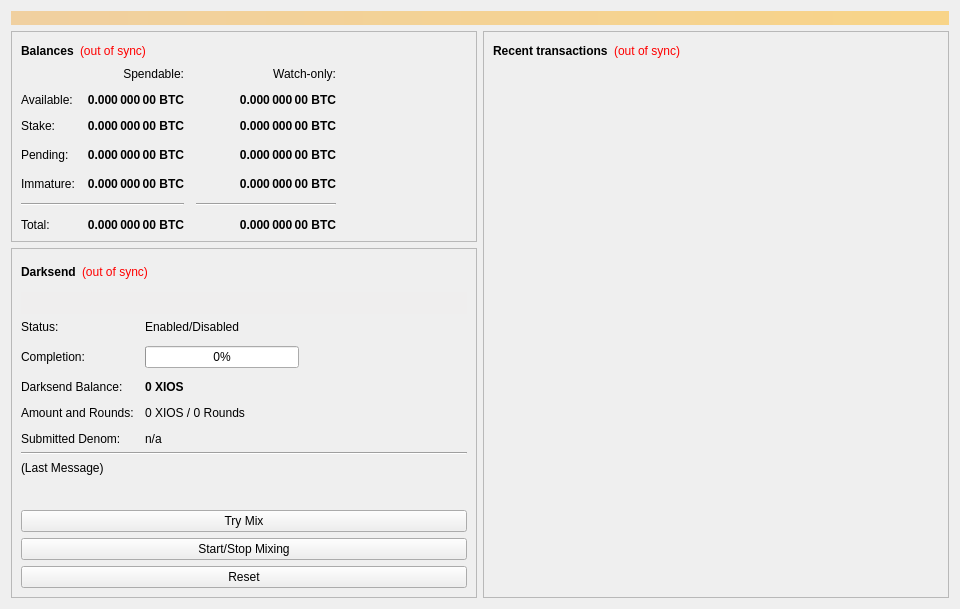
<?xml version="1.0" encoding="UTF-8"?>
<ui version="4.0">
 <class>OverviewPage</class>
 <widget class="QWidget" name="OverviewPage">
  <property name="geometry">
   <rect>
    <x>0</x>
    <y>0</y>
    <width>960</width>
    <height>594</height>
   </rect>
  </property>
  <property name="minimumSize">
   <size>
    <width>960</width>
    <height>0</height>
   </size>
  </property>
  <property name="windowTitle">
   <string>Form</string>
  </property>
  <layout class="QVBoxLayout" name="topLayout">
   <item>
    <widget class="QLabel" name="labelAlerts">
     <property name="visible">
      <bool>false</bool>
     </property>
     <property name="styleSheet">
      <string notr="true">background-color: qlineargradient(x1: 0, y1: 0, x2: 1, y2: 0, stop:0 #F0D0A0, stop:1 #F8D488); color:#000000;</string>
     </property>
     <property name="wordWrap">
      <bool>true</bool>
     </property>
     <property name="margin">
      <number>3</number>
     </property>
    </widget>
   </item>
   <item>
    <layout class="QHBoxLayout" name="horizontalLayout" stretch="1,1">
     <item>
      <layout class="QVBoxLayout" name="verticalLayout_2">
       <item>
        <widget class="QFrame" name="frame">
         <property name="frameShape">
          <enum>QFrame::StyledPanel</enum>
         </property>
         <property name="frameShadow">
          <enum>QFrame::Raised</enum>
         </property>
         <layout class="QVBoxLayout" name="verticalLayout_4">
          <item>
           <layout class="QHBoxLayout" name="horizontalLayout_4">
            <item>
             <widget class="QLabel" name="label_5">
              <property name="font">
               <font>
                <weight>75</weight>
                <bold>true</bold>
               </font>
              </property>
              <property name="text">
               <string>Balances</string>
              </property>
             </widget>
            </item>
            <item>
             <widget class="QLabel" name="labelWalletStatus">
              <property name="cursor">
               <cursorShape>WhatsThisCursor</cursorShape>
              </property>
              <property name="toolTip">
               <string>The displayed information may be out of date. Your wallet automatically synchronizes with the XIOS network after a connection is established, but this process has not completed yet.</string>
              </property>
              <property name="styleSheet">
               <string notr="true">QLabel { color: red; }</string>
              </property>
              <property name="text">
               <string notr="true">(out of sync)</string>
              </property>
              <property name="alignment">
               <set>Qt::AlignLeading|Qt::AlignLeft|Qt::AlignVCenter</set>
              </property>
             </widget>
            </item>
            <item>
             <spacer name="horizontalSpacer_3">
              <property name="orientation">
               <enum>Qt::Horizontal</enum>
              </property>
              <property name="sizeHint" stdset="0">
               <size>
                <width>40</width>
                <height>20</height>
               </size>
              </property>
             </spacer>
            </item>
           </layout>
          </item>
          <item>
           <layout class="QGridLayout" name="gridLayout">
            <property name="spacing">
             <number>12</number>
            </property>
            <item row="3" column="2">
             <widget class="QLabel" name="labelWatchPending">
              <property name="font">
               <font>
                <weight>75</weight>
                <bold>true</bold>
               </font>
              </property>
              <property name="cursor">
               <cursorShape>IBeamCursor</cursorShape>
              </property>
              <property name="toolTip">
               <string>Unconfirmed transactions to watch-only addresses</string>
              </property>
              <property name="text">
               <string notr="true">0.000 000 00 BTC</string>
              </property>
              <property name="alignment">
               <set>Qt::AlignRight|Qt::AlignTrailing|Qt::AlignVCenter</set>
              </property>
              <property name="textInteractionFlags">
               <set>Qt::LinksAccessibleByMouse|Qt::TextSelectableByKeyboard|Qt::TextSelectableByMouse</set>
              </property>
             </widget>
            </item>
            <item row="3" column="1">
             <widget class="QLabel" name="labelUnconfirmed">
              <property name="font">
               <font>
                <weight>75</weight>
                <bold>true</bold>
               </font>
              </property>
              <property name="cursor">
               <cursorShape>IBeamCursor</cursorShape>
              </property>
              <property name="toolTip">
               <string>Total of transactions that have yet to be confirmed, and do not yet count toward the spendable balance</string>
              </property>
              <property name="text">
               <string notr="true">0.000 000 00 BTC</string>
              </property>
              <property name="alignment">
               <set>Qt::AlignRight|Qt::AlignTrailing|Qt::AlignVCenter</set>
              </property>
              <property name="textInteractionFlags">
               <set>Qt::LinksAccessibleByMouse|Qt::TextSelectableByKeyboard|Qt::TextSelectableByMouse</set>
              </property>
             </widget>
            </item>
            <item row="4" column="2">
             <widget class="QLabel" name="labelWatchImmature">
              <property name="font">
               <font>
                <weight>75</weight>
                <bold>true</bold>
               </font>
              </property>
              <property name="cursor">
               <cursorShape>IBeamCursor</cursorShape>
              </property>
              <property name="toolTip">
               <string>Mined balance in watch-only addresses that has not yet matured</string>
              </property>
              <property name="text">
               <string notr="true">0.000 000 00 BTC</string>
              </property>
              <property name="alignment">
               <set>Qt::AlignRight|Qt::AlignTrailing|Qt::AlignVCenter</set>
              </property>
              <property name="textInteractionFlags">
               <set>Qt::LinksAccessibleByMouse|Qt::TextSelectableByKeyboard|Qt::TextSelectableByMouse</set>
              </property>
             </widget>
            </item>
            <item row="5" column="0" colspan="2">
             <widget class="Line" name="lineSpendableBalance">
              <property name="orientation">
               <enum>Qt::Horizontal</enum>
              </property>
             </widget>
            </item>
            <item row="5" column="2">
             <widget class="Line" name="lineWatchBalance">
              <property name="sizePolicy">
               <sizepolicy hsizetype="Preferred" vsizetype="Fixed">
                <horstretch>0</horstretch>
                <verstretch>0</verstretch>
               </sizepolicy>
              </property>
              <property name="minimumSize">
               <size>
                <width>140</width>
                <height>0</height>
               </size>
              </property>
              <property name="orientation">
               <enum>Qt::Horizontal</enum>
              </property>
             </widget>
            </item>
            <item row="6" column="0">
             <widget class="QLabel" name="labelTotalText">
              <property name="text">
               <string>Total:</string>
              </property>
             </widget>
            </item>
            <item row="4" column="1">
             <widget class="QLabel" name="labelImmature">
              <property name="font">
               <font>
                <weight>75</weight>
                <bold>true</bold>
               </font>
              </property>
              <property name="cursor">
               <cursorShape>IBeamCursor</cursorShape>
              </property>
              <property name="toolTip">
               <string>Mined balance that has not yet matured</string>
              </property>
              <property name="text">
               <string notr="true">0.000 000 00 BTC</string>
              </property>
              <property name="alignment">
               <set>Qt::AlignRight|Qt::AlignTrailing|Qt::AlignVCenter</set>
              </property>
              <property name="textInteractionFlags">
               <set>Qt::LinksAccessibleByMouse|Qt::TextSelectableByKeyboard|Qt::TextSelectableByMouse</set>
              </property>
             </widget>
            </item>
            <item row="3" column="3">
             <spacer name="horizontalSpacer_2">
              <property name="orientation">
               <enum>Qt::Horizontal</enum>
              </property>
              <property name="sizeHint" stdset="0">
               <size>
                <width>40</width>
                <height>20</height>
               </size>
              </property>
             </spacer>
            </item>
            <item row="4" column="0">
             <widget class="QLabel" name="labelImmatureText">
              <property name="text">
               <string>Immature:</string>
              </property>
             </widget>
            </item>
            <item row="6" column="1">
             <widget class="QLabel" name="labelTotal">
              <property name="font">
               <font>
                <weight>75</weight>
                <bold>true</bold>
               </font>
              </property>
              <property name="cursor">
               <cursorShape>IBeamCursor</cursorShape>
              </property>
              <property name="toolTip">
               <string>Your current total balance</string>
              </property>
              <property name="text">
               <string notr="true">0.000 000 00 BTC</string>
              </property>
              <property name="alignment">
               <set>Qt::AlignRight|Qt::AlignTrailing|Qt::AlignVCenter</set>
              </property>
              <property name="textInteractionFlags">
               <set>Qt::LinksAccessibleByMouse|Qt::TextSelectableByKeyboard|Qt::TextSelectableByMouse</set>
              </property>
             </widget>
            </item>
            <item row="6" column="2">
             <widget class="QLabel" name="labelWatchTotal">
              <property name="font">
               <font>
                <weight>75</weight>
                <bold>true</bold>
               </font>
              </property>
              <property name="cursor">
               <cursorShape>IBeamCursor</cursorShape>
              </property>
              <property name="toolTip">
               <string>Current total balance in watch-only addresses</string>
              </property>
              <property name="text">
               <string notr="true">0.000 000 00 BTC</string>
              </property>
              <property name="alignment">
               <set>Qt::AlignRight|Qt::AlignTrailing|Qt::AlignVCenter</set>
              </property>
              <property name="textInteractionFlags">
               <set>Qt::LinksAccessibleByMouse|Qt::TextSelectableByKeyboard|Qt::TextSelectableByMouse</set>
              </property>
             </widget>
            </item>
            <item row="0" column="2">
             <widget class="QLabel" name="labelWatchonly">
              <property name="text">
               <string>Watch-only:</string>
              </property>
              <property name="alignment">
               <set>Qt::AlignRight|Qt::AlignTrailing|Qt::AlignVCenter</set>
              </property>
             </widget>
            </item>
            <item row="1" column="0">
             <widget class="QLabel" name="labelBalanceText">
              <property name="text">
               <string>Available:</string>
              </property>
             </widget>
            </item>
            <item row="1" column="1">
             <widget class="QLabel" name="labelBalance">
              <property name="font">
               <font>
                <weight>75</weight>
                <bold>true</bold>
               </font>
              </property>
              <property name="cursor">
               <cursorShape>IBeamCursor</cursorShape>
              </property>
              <property name="toolTip">
               <string>Your current spendable balance</string>
              </property>
              <property name="text">
               <string notr="true">0.000 000 00 BTC</string>
              </property>
              <property name="alignment">
               <set>Qt::AlignRight|Qt::AlignTrailing|Qt::AlignVCenter</set>
              </property>
              <property name="textInteractionFlags">
               <set>Qt::LinksAccessibleByMouse|Qt::TextSelectableByKeyboard|Qt::TextSelectableByMouse</set>
              </property>
             </widget>
            </item>
            <item row="2" column="0">
             <widget class="QLabel" name="label_10">
              <property name="text">
               <string>Stake:</string>
              </property>
             </widget>
            </item>
            <item row="2" column="1">
             <widget class="QLabel" name="labelStake">
              <property name="font">
               <font>
                <weight>75</weight>
                <bold>true</bold>
               </font>
              </property>
              <property name="cursor">
               <cursorShape>IBeamCursor</cursorShape>
              </property>
              <property name="toolTip">
               <string>Total of coins that was staked, and do not yet count toward the current balance</string>
              </property>
              <property name="text">
               <string notr="true">0.000 000 00 BTC</string>
              </property>
              <property name="alignment">
               <set>Qt::AlignRight|Qt::AlignTrailing|Qt::AlignVCenter</set>
              </property>
              <property name="textInteractionFlags">
               <set>Qt::LinksAccessibleByMouse|Qt::TextSelectableByKeyboard|Qt::TextSelectableByMouse</set>
              </property>
             </widget>
            </item>
            <item row="2" column="2">
             <widget class="QLabel" name="labelWatchStake">
              <property name="font">
               <font>
                <weight>75</weight>
                <bold>true</bold>
               </font>
              </property>
              <property name="cursor">
               <cursorShape>IBeamCursor</cursorShape>
              </property>
              <property name="toolTip">
               <string>Total of coins that was staked in watch-only addresses, and do not yet count toward the current watch-only balance</string>
              </property>
              <property name="text">
               <string notr="true">0.000 000 00 BTC</string>
              </property>
              <property name="alignment">
               <set>Qt::AlignRight|Qt::AlignTrailing|Qt::AlignVCenter</set>
              </property>
              <property name="textInteractionFlags">
               <set>Qt::LinksAccessibleByMouse|Qt::TextSelectableByKeyboard|Qt::TextSelectableByMouse</set>
              </property>
             </widget>
            </item>
            <item row="1" column="2">
             <widget class="QLabel" name="labelWatchAvailable">
              <property name="font">
               <font>
                <weight>75</weight>
                <bold>true</bold>
               </font>
              </property>
              <property name="cursor">
               <cursorShape>IBeamCursor</cursorShape>
              </property>
              <property name="toolTip">
               <string>Your current balance in watch-only addresses</string>
              </property>
              <property name="text">
               <string notr="true">0.000 000 00 BTC</string>
              </property>
              <property name="alignment">
               <set>Qt::AlignRight|Qt::AlignTrailing|Qt::AlignVCenter</set>
              </property>
              <property name="textInteractionFlags">
               <set>Qt::LinksAccessibleByMouse|Qt::TextSelectableByKeyboard|Qt::TextSelectableByMouse</set>
              </property>
             </widget>
            </item>
            <item row="3" column="0">
             <widget class="QLabel" name="labelPendingText">
              <property name="text">
               <string>Pending:</string>
              </property>
             </widget>
            </item>
            <item row="0" column="1">
             <widget class="QLabel" name="labelSpendable">
              <property name="text">
               <string>Spendable:</string>
              </property>
              <property name="alignment">
               <set>Qt::AlignRight|Qt::AlignTrailing|Qt::AlignVCenter</set>
              </property>
             </widget>
            </item>
           </layout>
          </item>
         </layout>
        </widget>
       </item>
       <item>
        <widget class="QFrame" name="frameDarksend">
         <property name="sizePolicy">
          <sizepolicy hsizetype="Expanding" vsizetype="Expanding">
           <horstretch>0</horstretch>
           <verstretch>0</verstretch>
          </sizepolicy>
         </property>
         <property name="minimumSize">
          <size>
           <width>0</width>
           <height>350</height>
          </size>
         </property>
         <property name="layoutDirection">
          <enum>Qt::LeftToRight</enum>
         </property>
         <property name="frameShape">
          <enum>QFrame::StyledPanel</enum>
         </property>
         <property name="frameShadow">
          <enum>QFrame::Raised</enum>
         </property>
         <layout class="QVBoxLayout" name="verticalLayout_5">
          <item>
           <layout class="QHBoxLayout" name="horizontalLayout_5">
            <item>
             <widget class="QLabel" name="label_2">
              <property name="font">
               <font>
                <weight>75</weight>
                <bold>true</bold>
               </font>
              </property>
              <property name="text">
               <string>Darksend</string>
              </property>
             </widget>
            </item>
            <item>
             <widget class="QLabel" name="labelDarksendSyncStatus">
              <property name="toolTip">
               <string>The displayed information may be out of date. Your wallet automatically synchronizes with the XIOS network after a connection is established, but this process has not completed yet.</string>
              </property>
              <property name="styleSheet">
               <string notr="true">QLabel { color: red; }</string>
              </property>
              <property name="text">
               <string notr="true">(out of sync)</string>
              </property>
              <property name="alignment">
               <set>Qt::AlignLeading|Qt::AlignLeft|Qt::AlignVCenter</set>
              </property>
             </widget>
            </item>
            <item>
             <spacer name="horizontalSpacer_4">
              <property name="orientation">
               <enum>Qt::Horizontal</enum>
              </property>
              <property name="sizeHint" stdset="0">
               <size>
                <width>40</width>
                <height>20</height>
               </size>
              </property>
             </spacer>
            </item>
           </layout>
          </item>
          <item>
           <widget class="QPushButton" name="runAutoDenom">
            <property name="palette">
             <palette>
              <active>
               <colorrole role="WindowText">
                <brush brushstyle="SolidPattern">
                 <color alpha="255">
                  <red>0</red>
                  <green>0</green>
                  <blue>0</blue>
                 </color>
                </brush>
               </colorrole>
               <colorrole role="Button">
                <brush brushstyle="SolidPattern">
                 <color alpha="255">
                  <red>239</red>
                  <green>238</green>
                  <blue>238</blue>
                 </color>
                </brush>
               </colorrole>
               <colorrole role="Light">
                <brush brushstyle="SolidPattern">
                 <color alpha="255">
                  <red>255</red>
                  <green>255</green>
                  <blue>255</blue>
                 </color>
                </brush>
               </colorrole>
               <colorrole role="Midlight">
                <brush brushstyle="SolidPattern">
                 <color alpha="255">
                  <red>247</red>
                  <green>246</green>
                  <blue>246</blue>
                 </color>
                </brush>
               </colorrole>
               <colorrole role="Dark">
                <brush brushstyle="SolidPattern">
                 <color alpha="255">
                  <red>119</red>
                  <green>119</green>
                  <blue>119</blue>
                 </color>
                </brush>
               </colorrole>
               <colorrole role="Mid">
                <brush brushstyle="SolidPattern">
                 <color alpha="255">
                  <red>159</red>
                  <green>159</green>
                  <blue>159</blue>
                 </color>
                </brush>
               </colorrole>
               <colorrole role="Text">
                <brush brushstyle="SolidPattern">
                 <color alpha="255">
                  <red>0</red>
                  <green>0</green>
                  <blue>0</blue>
                 </color>
                </brush>
               </colorrole>
               <colorrole role="BrightText">
                <brush brushstyle="SolidPattern">
                 <color alpha="255">
                  <red>255</red>
                  <green>255</green>
                  <blue>255</blue>
                 </color>
                </brush>
               </colorrole>
               <colorrole role="ButtonText">
                <brush brushstyle="SolidPattern">
                 <color alpha="255">
                  <red>0</red>
                  <green>0</green>
                  <blue>0</blue>
                 </color>
                </brush>
               </colorrole>
               <colorrole role="Base">
                <brush brushstyle="SolidPattern">
                 <color alpha="255">
                  <red>255</red>
                  <green>255</green>
                  <blue>255</blue>
                 </color>
                </brush>
               </colorrole>
               <colorrole role="Window">
                <brush brushstyle="SolidPattern">
                 <color alpha="255">
                  <red>239</red>
                  <green>238</green>
                  <blue>238</blue>
                 </color>
                </brush>
               </colorrole>
               <colorrole role="Shadow">
                <brush brushstyle="SolidPattern">
                 <color alpha="255">
                  <red>0</red>
                  <green>0</green>
                  <blue>0</blue>
                 </color>
                </brush>
               </colorrole>
               <colorrole role="AlternateBase">
                <brush brushstyle="SolidPattern">
                 <color alpha="255">
                  <red>247</red>
                  <green>246</green>
                  <blue>246</blue>
                 </color>
                </brush>
               </colorrole>
               <colorrole role="ToolTipBase">
                <brush brushstyle="SolidPattern">
                 <color alpha="255">
                  <red>255</red>
                  <green>255</green>
                  <blue>220</blue>
                 </color>
                </brush>
               </colorrole>
               <colorrole role="ToolTipText">
                <brush brushstyle="SolidPattern">
                 <color alpha="255">
                  <red>0</red>
                  <green>0</green>
                  <blue>0</blue>
                 </color>
                </brush>
               </colorrole>
              </active>
              <inactive>
               <colorrole role="WindowText">
                <brush brushstyle="SolidPattern">
                 <color alpha="255">
                  <red>0</red>
                  <green>0</green>
                  <blue>0</blue>
                 </color>
                </brush>
               </colorrole>
               <colorrole role="Button">
                <brush brushstyle="SolidPattern">
                 <color alpha="255">
                  <red>239</red>
                  <green>238</green>
                  <blue>238</blue>
                 </color>
                </brush>
               </colorrole>
               <colorrole role="Light">
                <brush brushstyle="SolidPattern">
                 <color alpha="255">
                  <red>255</red>
                  <green>255</green>
                  <blue>255</blue>
                 </color>
                </brush>
               </colorrole>
               <colorrole role="Midlight">
                <brush brushstyle="SolidPattern">
                 <color alpha="255">
                  <red>247</red>
                  <green>246</green>
                  <blue>246</blue>
                 </color>
                </brush>
               </colorrole>
               <colorrole role="Dark">
                <brush brushstyle="SolidPattern">
                 <color alpha="255">
                  <red>119</red>
                  <green>119</green>
                  <blue>119</blue>
                 </color>
                </brush>
               </colorrole>
               <colorrole role="Mid">
                <brush brushstyle="SolidPattern">
                 <color alpha="255">
                  <red>159</red>
                  <green>159</green>
                  <blue>159</blue>
                 </color>
                </brush>
               </colorrole>
               <colorrole role="Text">
                <brush brushstyle="SolidPattern">
                 <color alpha="255">
                  <red>0</red>
                  <green>0</green>
                  <blue>0</blue>
                 </color>
                </brush>
               </colorrole>
               <colorrole role="BrightText">
                <brush brushstyle="SolidPattern">
                 <color alpha="255">
                  <red>255</red>
                  <green>255</green>
                  <blue>255</blue>
                 </color>
                </brush>
               </colorrole>
               <colorrole role="ButtonText">
                <brush brushstyle="SolidPattern">
                 <color alpha="255">
                  <red>0</red>
                  <green>0</green>
                  <blue>0</blue>
                 </color>
                </brush>
               </colorrole>
               <colorrole role="Base">
                <brush brushstyle="SolidPattern">
                 <color alpha="255">
                  <red>255</red>
                  <green>255</green>
                  <blue>255</blue>
                 </color>
                </brush>
               </colorrole>
               <colorrole role="Window">
                <brush brushstyle="SolidPattern">
                 <color alpha="255">
                  <red>239</red>
                  <green>238</green>
                  <blue>238</blue>
                 </color>
                </brush>
               </colorrole>
               <colorrole role="Shadow">
                <brush brushstyle="SolidPattern">
                 <color alpha="255">
                  <red>0</red>
                  <green>0</green>
                  <blue>0</blue>
                 </color>
                </brush>
               </colorrole>
               <colorrole role="AlternateBase">
                <brush brushstyle="SolidPattern">
                 <color alpha="255">
                  <red>247</red>
                  <green>246</green>
                  <blue>246</blue>
                 </color>
                </brush>
               </colorrole>
               <colorrole role="ToolTipBase">
                <brush brushstyle="SolidPattern">
                 <color alpha="255">
                  <red>255</red>
                  <green>255</green>
                  <blue>220</blue>
                 </color>
                </brush>
               </colorrole>
               <colorrole role="ToolTipText">
                <brush brushstyle="SolidPattern">
                 <color alpha="255">
                  <red>0</red>
                  <green>0</green>
                  <blue>0</blue>
                 </color>
                </brush>
               </colorrole>
              </inactive>
              <disabled>
               <colorrole role="WindowText">
                <brush brushstyle="SolidPattern">
                 <color alpha="255">
                  <red>119</red>
                  <green>119</green>
                  <blue>119</blue>
                 </color>
                </brush>
               </colorrole>
               <colorrole role="Button">
                <brush brushstyle="SolidPattern">
                 <color alpha="255">
                  <red>239</red>
                  <green>238</green>
                  <blue>238</blue>
                 </color>
                </brush>
               </colorrole>
               <colorrole role="Light">
                <brush brushstyle="SolidPattern">
                 <color alpha="255">
                  <red>255</red>
                  <green>255</green>
                  <blue>255</blue>
                 </color>
                </brush>
               </colorrole>
               <colorrole role="Midlight">
                <brush brushstyle="SolidPattern">
                 <color alpha="255">
                  <red>247</red>
                  <green>246</green>
                  <blue>246</blue>
                 </color>
                </brush>
               </colorrole>
               <colorrole role="Dark">
                <brush brushstyle="SolidPattern">
                 <color alpha="255">
                  <red>119</red>
                  <green>119</green>
                  <blue>119</blue>
                 </color>
                </brush>
               </colorrole>
               <colorrole role="Mid">
                <brush brushstyle="SolidPattern">
                 <color alpha="255">
                  <red>159</red>
                  <green>159</green>
                  <blue>159</blue>
                 </color>
                </brush>
               </colorrole>
               <colorrole role="Text">
                <brush brushstyle="SolidPattern">
                 <color alpha="255">
                  <red>119</red>
                  <green>119</green>
                  <blue>119</blue>
                 </color>
                </brush>
               </colorrole>
               <colorrole role="BrightText">
                <brush brushstyle="SolidPattern">
                 <color alpha="255">
                  <red>255</red>
                  <green>255</green>
                  <blue>255</blue>
                 </color>
                </brush>
               </colorrole>
               <colorrole role="ButtonText">
                <brush brushstyle="SolidPattern">
                 <color alpha="255">
                  <red>119</red>
                  <green>119</green>
                  <blue>119</blue>
                 </color>
                </brush>
               </colorrole>
               <colorrole role="Base">
                <brush brushstyle="SolidPattern">
                 <color alpha="255">
                  <red>239</red>
                  <green>238</green>
                  <blue>238</blue>
                 </color>
                </brush>
               </colorrole>
               <colorrole role="Window">
                <brush brushstyle="SolidPattern">
                 <color alpha="255">
                  <red>239</red>
                  <green>238</green>
                  <blue>238</blue>
                 </color>
                </brush>
               </colorrole>
               <colorrole role="Shadow">
                <brush brushstyle="SolidPattern">
                 <color alpha="255">
                  <red>0</red>
                  <green>0</green>
                  <blue>0</blue>
                 </color>
                </brush>
               </colorrole>
               <colorrole role="AlternateBase">
                <brush brushstyle="SolidPattern">
                 <color alpha="255">
                  <red>239</red>
                  <green>238</green>
                  <blue>238</blue>
                 </color>
                </brush>
               </colorrole>
               <colorrole role="ToolTipBase">
                <brush brushstyle="SolidPattern">
                 <color alpha="255">
                  <red>255</red>
                  <green>255</green>
                  <blue>220</blue>
                 </color>
                </brush>
               </colorrole>
               <colorrole role="ToolTipText">
                <brush brushstyle="SolidPattern">
                 <color alpha="255">
                  <red>0</red>
                  <green>0</green>
                  <blue>0</blue>
                 </color>
                </brush>
               </colorrole>
              </disabled>
             </palette>
            </property>
            <property name="focusPolicy">
             <enum>Qt::NoFocus</enum>
            </property>
            <property name="autoFillBackground">
             <bool>true</bool>
            </property>
            <property name="text">
             <string/>
            </property>
            <property name="flat">
             <bool>true</bool>
            </property>
           </widget>
          </item>
          <item>
           <layout class="QFormLayout" name="formLayout">
            <property name="fieldGrowthPolicy">
             <enum>QFormLayout::AllNonFixedFieldsGrow</enum>
            </property>
            <property name="horizontalSpacing">
             <number>11</number>
            </property>
            <property name="verticalSpacing">
             <number>12</number>
            </property>
            <item row="0" column="0">
             <widget class="QLabel" name="label_6">
              <property name="text">
               <string>Status:</string>
              </property>
             </widget>
            </item>
            <item row="1" column="0">
             <widget class="QLabel" name="label_7">
              <property name="text">
               <string>Completion:</string>
              </property>
             </widget>
            </item>
            <item row="1" column="1">
             <widget class="QProgressBar" name="darksendProgress">
              <property name="maximumSize">
               <size>
                <width>154</width>
                <height>16777215</height>
               </size>
              </property>
              <property name="value">
               <number>0</number>
              </property>
             </widget>
            </item>
            <item row="3" column="0">
             <widget class="QLabel" name="labelAnonymizedText">
              <property name="text">
               <string>Darksend Balance:</string>
              </property>
             </widget>
            </item>
            <item row="3" column="1">
             <widget class="QLabel" name="labelAnonymized">
              <property name="font">
               <font>
                <weight>75</weight>
                <bold>true</bold>
               </font>
              </property>
              <property name="text">
               <string notr="true">0 XIOS</string>
              </property>
             </widget>
            </item>
            <item row="4" column="0">
             <widget class="QLabel" name="label_8">
              <property name="text">
               <string>Amount and Rounds:</string>
              </property>
             </widget>
            </item>
            <item row="4" column="1">
             <widget class="QLabel" name="labelAmountRounds">
              <property name="text">
               <string>0 XIOS / 0 Rounds</string>
              </property>
             </widget>
            </item>
            <item row="5" column="0">
             <widget class="QLabel" name="label_9">
              <property name="text">
               <string>Submitted Denom:</string>
              </property>
             </widget>
            </item>
            <item row="5" column="1">
             <widget class="QLabel" name="labelSubmittedDenom">
              <property name="toolTip">
               <string>The denominations you submitted to the Masternode.&lt;br&gt;To mix, other users must submit the exact same denominations.</string>
              </property>
              <property name="text">
               <string>n/a</string>
              </property>
             </widget>
            </item>
            <item row="0" column="1">
             <widget class="QLabel" name="darksendEnabled">
              <property name="text">
               <string>Enabled/Disabled</string>
              </property>
             </widget>
            </item>
           </layout>
          </item>
          <item>
           <widget class="Line" name="lineLastMessage">
            <property name="orientation">
             <enum>Qt::Horizontal</enum>
            </property>
           </widget>
          </item>
          <item>
           <widget class="QLabel" name="darksendStatus">
            <property name="minimumSize">
             <size>
              <width>288</width>
              <height>43</height>
             </size>
            </property>
            <property name="text">
             <string>(Last Message)</string>
            </property>
            <property name="alignment">
             <set>Qt::AlignLeading|Qt::AlignLeft|Qt::AlignTop</set>
            </property>
            <property name="wordWrap">
             <bool>true</bool>
            </property>
           </widget>
          </item>
          <item>
           <widget class="QPushButton" name="darksendAuto">
            <property name="sizePolicy">
             <sizepolicy hsizetype="MinimumExpanding" vsizetype="Fixed">
              <horstretch>0</horstretch>
              <verstretch>0</verstretch>
             </sizepolicy>
            </property>
            <property name="toolTip">
             <string>Try to manually submit a Darksend request.</string>
            </property>
            <property name="text">
             <string>Try Mix</string>
            </property>
           </widget>
          </item>
          <item>
           <widget class="QPushButton" name="toggleDarksend">
            <property name="sizePolicy">
             <sizepolicy hsizetype="MinimumExpanding" vsizetype="Fixed">
              <horstretch>0</horstretch>
              <verstretch>0</verstretch>
             </sizepolicy>
            </property>
            <property name="text">
             <string>Start/Stop Mixing</string>
            </property>
           </widget>
          </item>
          <item>
           <widget class="QPushButton" name="darksendReset">
            <property name="sizePolicy">
             <sizepolicy hsizetype="MinimumExpanding" vsizetype="Fixed">
              <horstretch>0</horstretch>
              <verstretch>0</verstretch>
             </sizepolicy>
            </property>
            <property name="toolTip">
             <string>Reset the current status of Darksend (can interrupt Darksend if it's in the process of Mixing, which can cost you money!)</string>
            </property>
            <property name="autoFillBackground">
             <bool>false</bool>
            </property>
            <property name="text">
             <string>Reset</string>
            </property>
           </widget>
          </item>
         </layout>
        </widget>
       </item>
       <item>
        <spacer name="verticalSpacer">
         <property name="orientation">
          <enum>Qt::Vertical</enum>
         </property>
         <property name="sizeHint" stdset="0">
          <size>
           <width>20</width>
           <height>40</height>
          </size>
         </property>
        </spacer>
       </item>
      </layout>
     </item>
     <item>
      <layout class="QVBoxLayout" name="verticalLayout_3">
       <item>
        <widget class="QFrame" name="frame_2">
         <property name="frameShape">
          <enum>QFrame::StyledPanel</enum>
         </property>
         <property name="frameShadow">
          <enum>QFrame::Raised</enum>
         </property>
         <layout class="QVBoxLayout" name="verticalLayout">
          <item>
           <layout class="QHBoxLayout" name="horizontalLayout_2">
            <item>
             <widget class="QLabel" name="label_4">
              <property name="font">
               <font>
                <weight>75</weight>
                <bold>true</bold>
               </font>
              </property>
              <property name="text">
               <string>Recent transactions</string>
              </property>
             </widget>
            </item>
            <item>
             <widget class="QLabel" name="labelTransactionsStatus">
              <property name="cursor">
               <cursorShape>WhatsThisCursor</cursorShape>
              </property>
              <property name="toolTip">
               <string>The displayed information may be out of date. Your wallet automatically synchronizes with the XIOS network after a connection is established, but this process has not completed yet.</string>
              </property>
              <property name="styleSheet">
               <string notr="true">QLabel { color: red; }</string>
              </property>
              <property name="text">
               <string notr="true">(out of sync)</string>
              </property>
              <property name="alignment">
               <set>Qt::AlignRight|Qt::AlignTrailing|Qt::AlignVCenter</set>
              </property>
             </widget>
            </item>
            <item>
             <spacer name="horizontalSpacer">
              <property name="orientation">
               <enum>Qt::Horizontal</enum>
              </property>
              <property name="sizeHint" stdset="0">
               <size>
                <width>40</width>
                <height>20</height>
               </size>
              </property>
             </spacer>
            </item>
           </layout>
          </item>
          <item>
           <widget class="QListView" name="listTransactions">
            <property name="styleSheet">
             <string notr="true">QListView { background: transparent; }</string>
            </property>
            <property name="frameShape">
             <enum>QFrame::NoFrame</enum>
            </property>
            <property name="verticalScrollBarPolicy">
             <enum>Qt::ScrollBarAlwaysOff</enum>
            </property>
            <property name="horizontalScrollBarPolicy">
             <enum>Qt::ScrollBarAlwaysOff</enum>
            </property>
            <property name="selectionMode">
             <enum>QAbstractItemView::NoSelection</enum>
            </property>
           </widget>
          </item>
         </layout>
        </widget>
       </item>
      </layout>
     </item>
    </layout>
   </item>
  </layout>
 </widget>
 <resources/>
 <connections/>
</ui>
